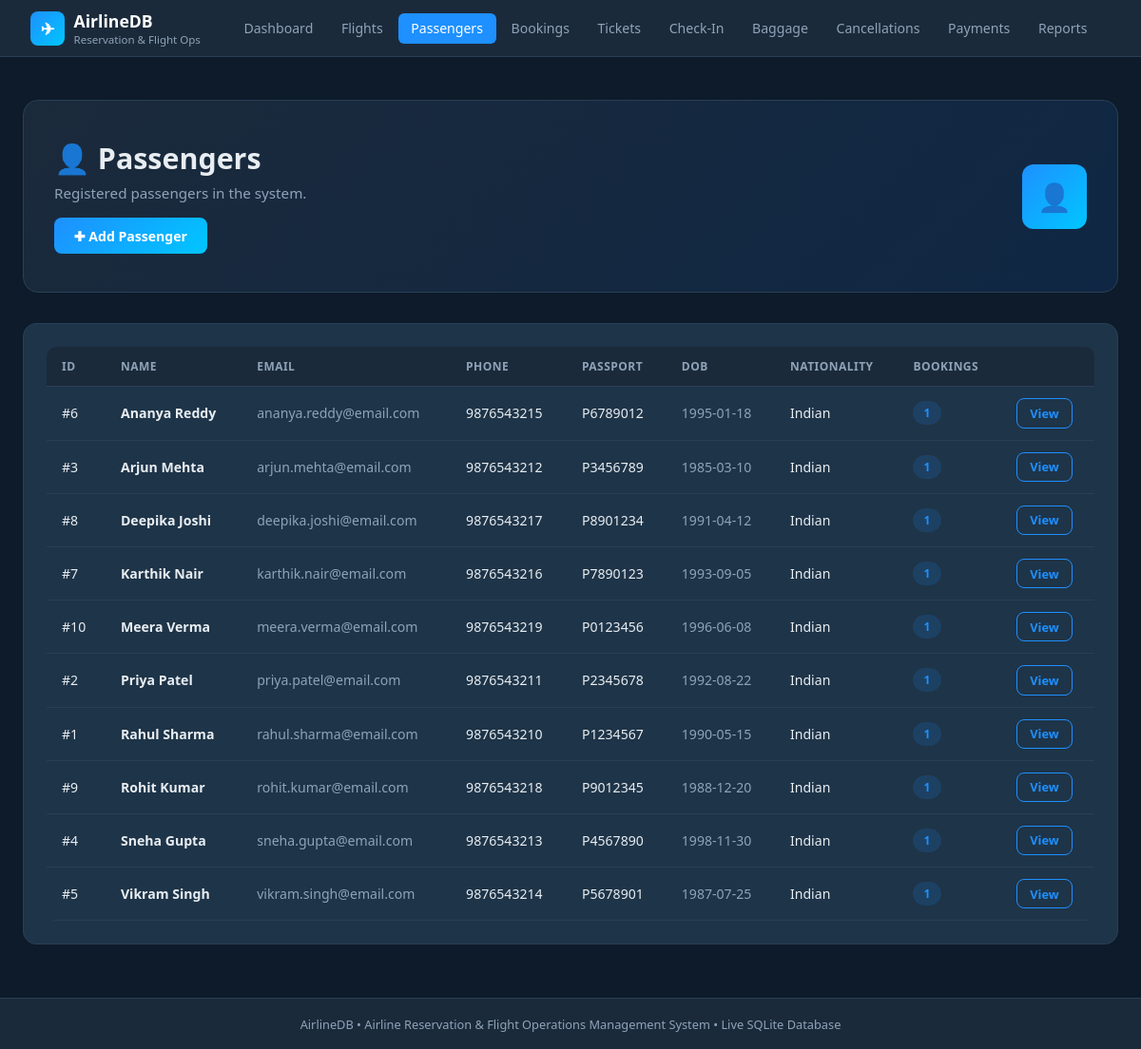
/passengers/, run on the app's committed database.
### tables this page shows
CREATE TABLE passengers (
    passenger_id  INTEGER PRIMARY KEY AUTOINCREMENT,
    first_name    TEXT NOT NULL,
    last_name     TEXT NOT NULL,
    email         TEXT NOT NULL UNIQUE,
    phone         TEXT,
    passport_no   TEXT UNIQUE,
    date_of_birth TEXT,
    nationality   TEXT DEFAULT 'Indian',
    created_at    TEXT DEFAULT (datetime('now'))
);

### app/routes/passengers.py (the view)
@passengers_bp.route("/")
def index():
    passengers = query("""
        SELECT p.*,
               (SELECT COUNT(*) FROM bookings b WHERE b.passenger_id=p.passenger_id) AS booking_count
        FROM passengers p ORDER BY p.first_name
    """)
    return render_template("passengers/index.html", passengers=passengers)

### app/db.py (called while the page is built)
def get_db():
    os.makedirs(os.path.dirname(DB_PATH), exist_ok=True)
    conn = sqlite3.connect(DB_PATH)
    conn.execute("PRAGMA foreign_keys = ON")
    conn.row_factory = sqlite3.Row
    return conn

def query(sql, params=(), one=False):
    conn = get_db()
    cur  = conn.execute(sql, params)
    rows = cur.fetchone() if one else cur.fetchall()
    conn.close()
    return rows

### templates/passengers/index.html (shortened to what this page needs)
{% extends "base.html" %}
{% block content %}
<div class="page-hero">
  <div>
    <h1>👤 Passengers</h1>
    <p>Registered passengers in the system.</p>
    <a href="{{ url_for('passengers.add') }}" class="btn btn-primary" style="margin-top:1rem">✚ Add Passenger</a>
  </div>
  <div class="hero-badge">👤</div>
</div>
<div class="card">
  <div class="table-wrap">
    <table>
      <thead><tr><th>ID</th><th>Name</th><th>Email</th><th>Phone</th><th>Passport</th><th>DOB</th><th>Nationality</th><th>Bookings</th><th></th></tr></thead>
      <tbody>
      {% for p in passengers %}
        <tr>
          <td>#{{ p.passenger_id }}</td>
          <td><strong>{{ p.first_name }} {{ p.last_name }}</strong></td>
          <td style="color:var(--muted)">{{ p.email }}</td>
          <td>{{ p.phone or '—' }}</td>
          <td>{{ p.passport_no or '—' }}</td>
          <td style="color:var(--muted)">{{ p.date_of_birth or '—' }}</td>
          <td>{{ p.nationality }}</td>
          <td><span class="badge badge-info">{{ p.booking_count }}</span></td>
          <td><a href="{{ url_for('passengers.detail', pid=p.passenger_id) }}" class="btn btn-outline btn-sm">View</a></td>
        </tr>
      {% endfor %}
      </tbody>
    </table>
  </div>
</div>
{% endblock %}

### static/css/style.css (style rules this page uses)
:root { --navy: #0d1b2a; --dark: #1b2a3b; --card: #1e3448; --accent: #1e90ff; --accent2: #00c6ff; --success: #28d79a; --warning: #f5a623; --danger: #e94560; --text: #e8edf2; --muted: #8fa3b8; --border: #2a3f55; --white: #ffffff; }
* { box-sizing: border-box; margin: 0; padding: 0; }
body { font-family: 'Segoe UI', system-ui, sans-serif; background: var(--navy); color: var(--text); min-height: 100vh; display: flex; flex-direction: column; }
.page-hero { background: linear-gradient(135deg, var(--dark) 0%, #0f2744 100%); border-radius: 16px; padding: 2.5rem 2rem; margin-bottom: 2rem; border: 1px solid var(--border); display: flex; justify-content: space-between; align-items: center; gap: 1rem; }
.page-hero h1 { font-size: 1.9rem; font-weight: 700; }
.page-hero p { color: var(--muted); margin-top: .4rem; font-size: .95rem; }
.hero-badge { background: linear-gradient(135deg, var(--accent), var(--accent2)); border-radius: 12px; width: 68px; height: 68px; display: flex; align-items: center; justify-content: center; font-size: 1.8rem; flex-shrink: 0; }
.card { background: var(--card); border: 1px solid var(--border); border-radius: 14px; padding: 1.5rem; margin-bottom: 1.5rem; }
.table-wrap { overflow-x: auto; border-radius: 10px; }
table { width: 100%; border-collapse: collapse; font-size: .88rem; }
thead th { background: var(--dark); color: var(--muted); padding: .75rem 1rem; text-align: left; font-weight: 600; text-transform: uppercase; font-size: .75rem; letter-spacing: .04em; border-bottom: 1px solid var(--border); }
tbody tr { border-bottom: 1px solid var(--border); transition: background .15s; }
tbody td { padding: .75rem 1rem; vertical-align: middle; }
.badge { display: inline-flex; align-items: center; padding: .25rem .7rem; border-radius: 20px; font-size: .75rem; font-weight: 600; }
.badge-info { background: rgba(30,144,255,.15); color: var(--accent); }
.btn { display: inline-flex; align-items: center; gap: .4rem; padding: .6rem 1.3rem; border-radius: 8px; font-size: .88rem; font-weight: 600; cursor: pointer; border: none; transition: all .2s; text-decoration: none; }
.btn-primary { background: linear-gradient(135deg, var(--accent), var(--accent2)); color: var(--white); }
.btn-outline { background: transparent; border: 1px solid var(--accent); color: var(--accent); }
.btn-sm { padding: .35rem .8rem; font-size: .8rem; }

### data on the page
passengers: passenger_id "6", first_name "Ananya", last_name "Reddy", email "ananya.reddy@email.com", phone "9876543215", passport_no "P6789012", date_of_birth "1995-01-18", nationality "Indian", booking_count "1"
passengers: passenger_id "3", first_name "Arjun", last_name "Mehta", email "arjun.mehta@email.com", phone "9876543212", passport_no "P3456789", date_of_birth "1985-03-10", nationality "Indian", booking_count "1"
passengers: passenger_id "8", first_name "Deepika", last_name "Joshi", email "deepika.joshi@email.com", phone "9876543217", passport_no "P8901234", date_of_birth "1991-04-12", nationality "Indian", booking_count "1"
passengers: passenger_id "7", first_name "Karthik", last_name "Nair", email "karthik.nair@email.com", phone "9876543216", passport_no "P7890123", date_of_birth "1993-09-05", nationality "Indian", booking_count "1"
passengers: passenger_id "10", first_name "Meera", last_name "Verma", email "meera.verma@email.com", phone "9876543219", passport_no "P0123456", date_of_birth "1996-06-08", nationality "Indian", booking_count "1"
passengers: passenger_id "2", first_name "Priya", last_name "Patel", email "priya.patel@email.com", phone "9876543211", passport_no "P2345678", date_of_birth "1992-08-22", nationality "Indian", booking_count "1"
passengers: passenger_id "1", first_name "Rahul", last_name "Sharma", email "rahul.sharma@email.com", phone "9876543210", passport_no "P1234567", date_of_birth "1990-05-15", nationality "Indian", booking_count "1"
passengers: passenger_id "9", first_name "Rohit", last_name "Kumar", email "rohit.kumar@email.com", phone "9876543218", passport_no "P9012345", date_of_birth "1988-12-20", nationality "Indian", booking_count "1"
passengers: passenger_id "4", first_name "Sneha", last_name "Gupta", email "sneha.gupta@email.com", phone "9876543213", passport_no "P4567890", date_of_birth "1998-11-30", nationality "Indian", booking_count "1"
passengers: passenger_id "5", first_name "Vikram", last_name "Singh", email "vikram.singh@email.com", phone "9876543214", passport_no "P5678901", date_of_birth "1987-07-25", nationality "Indian", booking_count "1"
